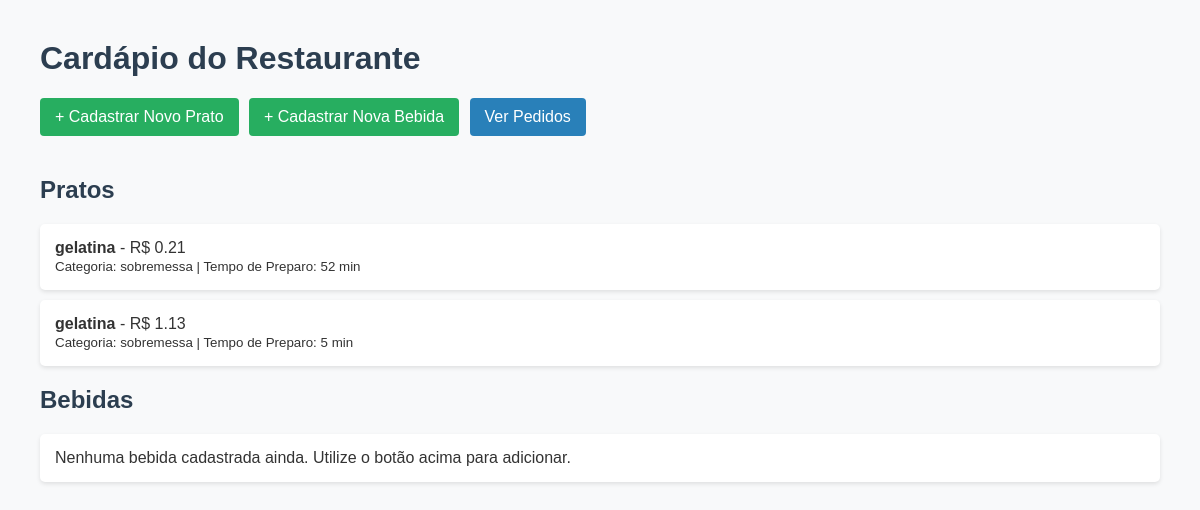
The page /pratos/ on the database as committed earlier.
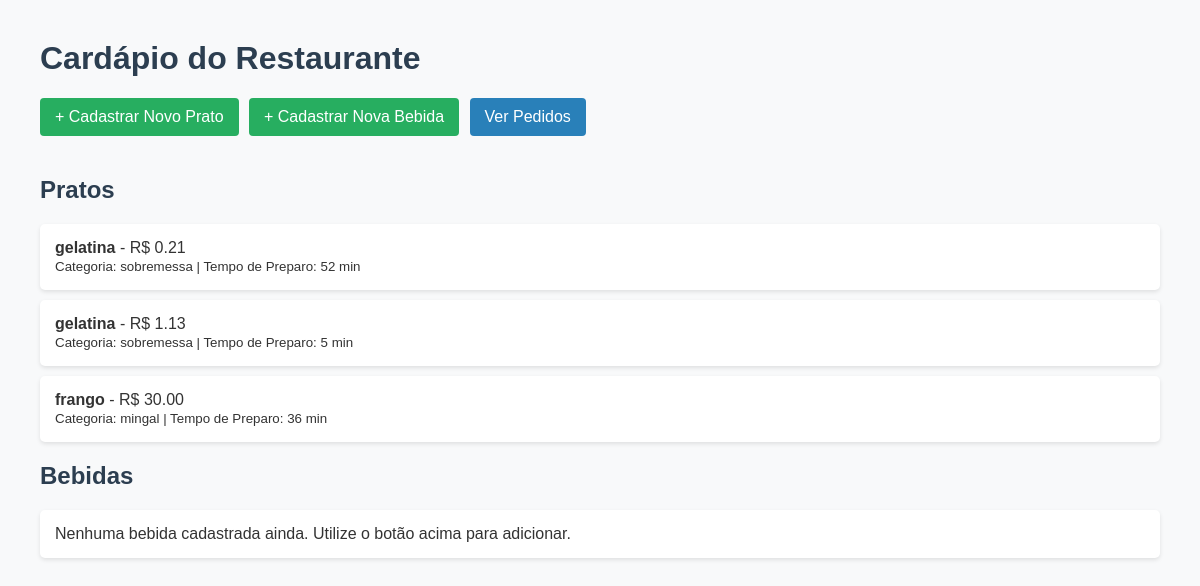
The same page on the database as committed later.
### cardapio/models.py (models this page shows, shortened)
class ItemCardapio(models.Model):
    nome = models.CharField(max_length=100)
    preco = models.DecimalField(max_digits=10, decimal_places=2)
    dias_disponiveis = models.JSONField(default=list)
    def __init__(self, *args, **kwargs):
        super().__init__(*args, **kwargs)
        self.__desconto_percentual = Decimal("0.00")
    @property
    def desconto_percentual(self) -> Decimal:
        return self.__desconto_percentual

class Prato(ItemCardapio):
    categoria = models.CharField(max_length=50)
    tempo_preparo_minutos = models.IntegerField()

class ItemCardapio(models.Model):
    nome = models.CharField(max_length=100)
    preco = models.DecimalField(max_digits=10, decimal_places=2)
    dias_disponiveis = models.JSONField(default=list)
    def __init__(self, *args, **kwargs):
        super().__init__(*args, **kwargs)
        self.__desconto_percentual = Decimal("0.00")
    @property
    def desconto_percentual(self) -> Decimal:
        return self.__desconto_percentual

### cardapio/views.py (the view)
# urls.py: path('pratos/', views.lista_pratos, name='lista_pratos'),
def lista_pratos(request):
    pratos = Prato.objects.all()
    bebidas = Bebida.objects.all()
    return render(request, "cardapio/lista_pratos.html", {"pratos": pratos, "bebidas": bebidas})

### cardapio/templates/cardapio/lista_pratos.html (shortened to what this page needs)
<!DOCTYPE html>
<html lang="pt-br">
<head>
</head>
<body>
    <h1>Cardápio do Restaurante</h1>
    <a href="{% url 'criar_prato' %}" class="btn">+ Cadastrar Novo Prato</a>
    <a href="{% url 'criar_bebida' %}" class="btn">+ Cadastrar Nova Bebida</a>
    <a href="{% url 'lista_pedidos' %}" class="btn" style="background: #2980b9;">Ver Pedidos</a>
    <h2>Pratos</h2>
    <ul>
        {% for prato in pratos %}
            <li>
                <strong>{{ prato.nome }}</strong> - R$ {{ prato.preco }}<br>
                <small>Categoria: {{ prato.categoria }} | Tempo de Preparo: {{ prato.tempo_preparo_minutos }} min</small>
            </li>
        {% empty %}
            <li>Nenhum prato cadastrado ainda. Utilize o painel administrativo ou o botão acima para adicionar.</li>
        {% endfor %}
    </ul>
    <h2>Bebidas</h2>
    <ul>
        {% for bebida in bebidas %}
            <li>
                <strong>{{ bebida.nome }}</strong> - R$ {{ bebida.preco }}<br>
                <small>Volume: {{ bebida.volume_ml }} ml | {% if bebida.eh_alcoolica %}Alcoólica{% else %}Não alcoólica{% endif %}</small>
            </li>
        {% empty %}
            <li>Nenhuma bebida cadastrada ainda. Utilize o botão acima para adicionar.</li>
        {% endfor %}
    </ul>
</body>
</html>

Rows that differ between the two databases and show on the page:
added Prato: nome "frango", preco "30.00", categoria "mingal", tempo_preparo_minutos "36"
